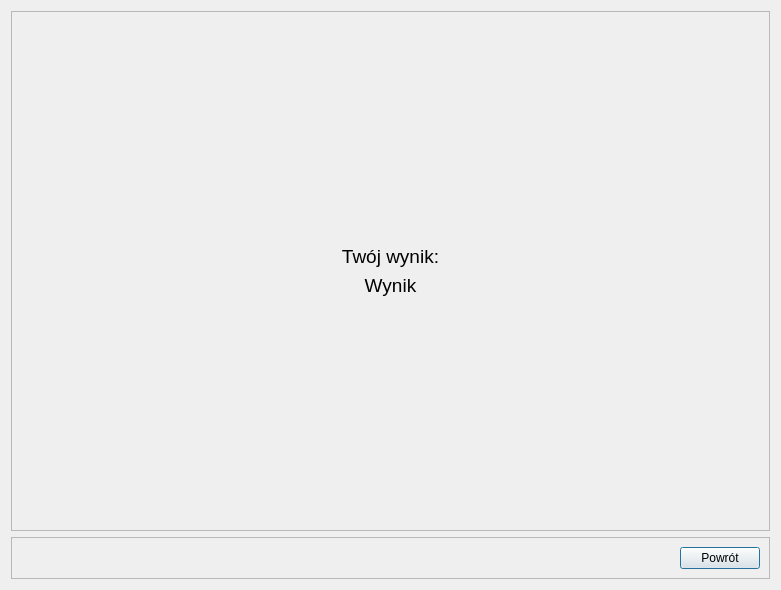
<?xml version="1.0" encoding="UTF-8"?>
<ui version="4.0">
 <class>Wynik</class>
 <widget class="QDialog" name="Wynik">
  <property name="geometry">
   <rect>
    <x>0</x>
    <y>0</y>
    <width>781</width>
    <height>590</height>
   </rect>
  </property>
  <property name="windowTitle">
   <string>Dialog</string>
  </property>
  <layout class="QGridLayout" name="gridLayout">
   <item row="0" column="0">
    <widget class="QFrame" name="frame">
     <property name="sizePolicy">
      <sizepolicy hsizetype="Preferred" vsizetype="Minimum">
       <horstretch>0</horstretch>
       <verstretch>0</verstretch>
      </sizepolicy>
     </property>
     <property name="frameShape">
      <enum>QFrame::StyledPanel</enum>
     </property>
     <property name="frameShadow">
      <enum>QFrame::Raised</enum>
     </property>
     <layout class="QGridLayout" name="gridLayout_3">
      <item row="4" column="0">
       <spacer name="verticalSpacer">
        <property name="orientation">
         <enum>Qt::Vertical</enum>
        </property>
        <property name="sizeHint" stdset="0">
         <size>
          <width>20</width>
          <height>40</height>
         </size>
        </property>
       </spacer>
      </item>
      <item row="3" column="0">
       <widget class="QLabel" name="labelWynik">
        <property name="sizePolicy">
         <sizepolicy hsizetype="Minimum" vsizetype="Maximum">
          <horstretch>0</horstretch>
          <verstretch>0</verstretch>
         </sizepolicy>
        </property>
        <property name="font">
         <font>
          <pointsize>14</pointsize>
         </font>
        </property>
        <property name="text">
         <string>Wynik</string>
        </property>
        <property name="alignment">
         <set>Qt::AlignCenter</set>
        </property>
       </widget>
      </item>
      <item row="2" column="0">
       <widget class="QLabel" name="labelTwojWynik">
        <property name="sizePolicy">
         <sizepolicy hsizetype="Minimum" vsizetype="Maximum">
          <horstretch>0</horstretch>
          <verstretch>0</verstretch>
         </sizepolicy>
        </property>
        <property name="font">
         <font>
          <pointsize>14</pointsize>
         </font>
        </property>
        <property name="text">
         <string>Twój wynik:</string>
        </property>
        <property name="alignment">
         <set>Qt::AlignCenter</set>
        </property>
       </widget>
      </item>
      <item row="1" column="0">
       <spacer name="verticalSpacer_2">
        <property name="orientation">
         <enum>Qt::Vertical</enum>
        </property>
        <property name="sizeHint" stdset="0">
         <size>
          <width>20</width>
          <height>40</height>
         </size>
        </property>
       </spacer>
      </item>
     </layout>
    </widget>
   </item>
   <item row="1" column="0">
    <widget class="QFrame" name="frame_2">
     <property name="sizePolicy">
      <sizepolicy hsizetype="Preferred" vsizetype="Maximum">
       <horstretch>0</horstretch>
       <verstretch>0</verstretch>
      </sizepolicy>
     </property>
     <property name="frameShape">
      <enum>QFrame::StyledPanel</enum>
     </property>
     <property name="frameShadow">
      <enum>QFrame::Raised</enum>
     </property>
     <layout class="QGridLayout" name="gridLayout_2">
      <item row="0" column="1">
       <widget class="QPushButton" name="pushButtonPowrot">
        <property name="text">
         <string>Powrót</string>
        </property>
       </widget>
      </item>
      <item row="0" column="0">
       <spacer name="horizontalSpacer">
        <property name="orientation">
         <enum>Qt::Horizontal</enum>
        </property>
        <property name="sizeHint" stdset="0">
         <size>
          <width>40</width>
          <height>20</height>
         </size>
        </property>
       </spacer>
      </item>
     </layout>
    </widget>
   </item>
  </layout>
 </widget>
 <resources/>
 <connections>
  <connection>
   <sender>pushButtonPowrot</sender>
   <signal>clicked()</signal>
   <receiver>Wynik</receiver>
   <slot>close()</slot>
   <hints>
    <hint type="sourcelabel">
     <x>736</x>
     <y>556</y>
    </hint>
    <hint type="destinationlabel">
     <x>775</x>
     <y>565</y>
    </hint>
   </hints>
  </connection>
 </connections>
</ui>
